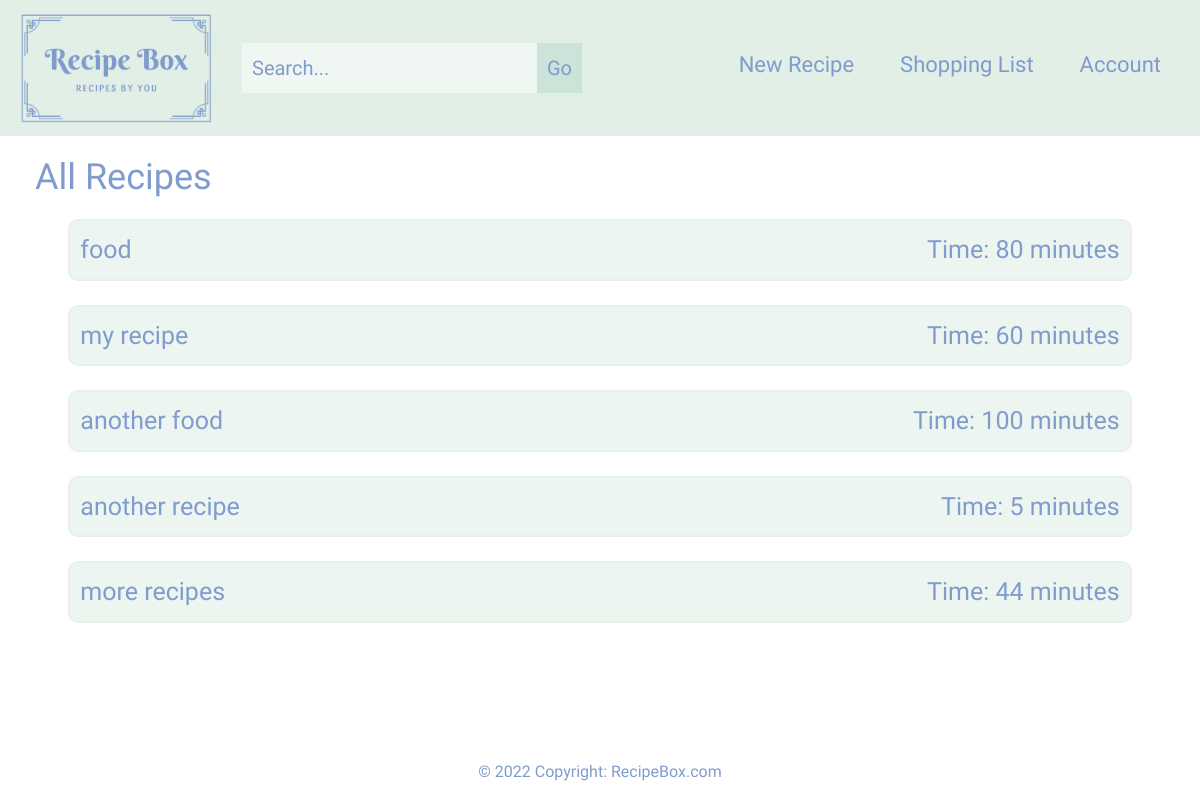
Before: /all_recipes/ (signed in) with the older database file.
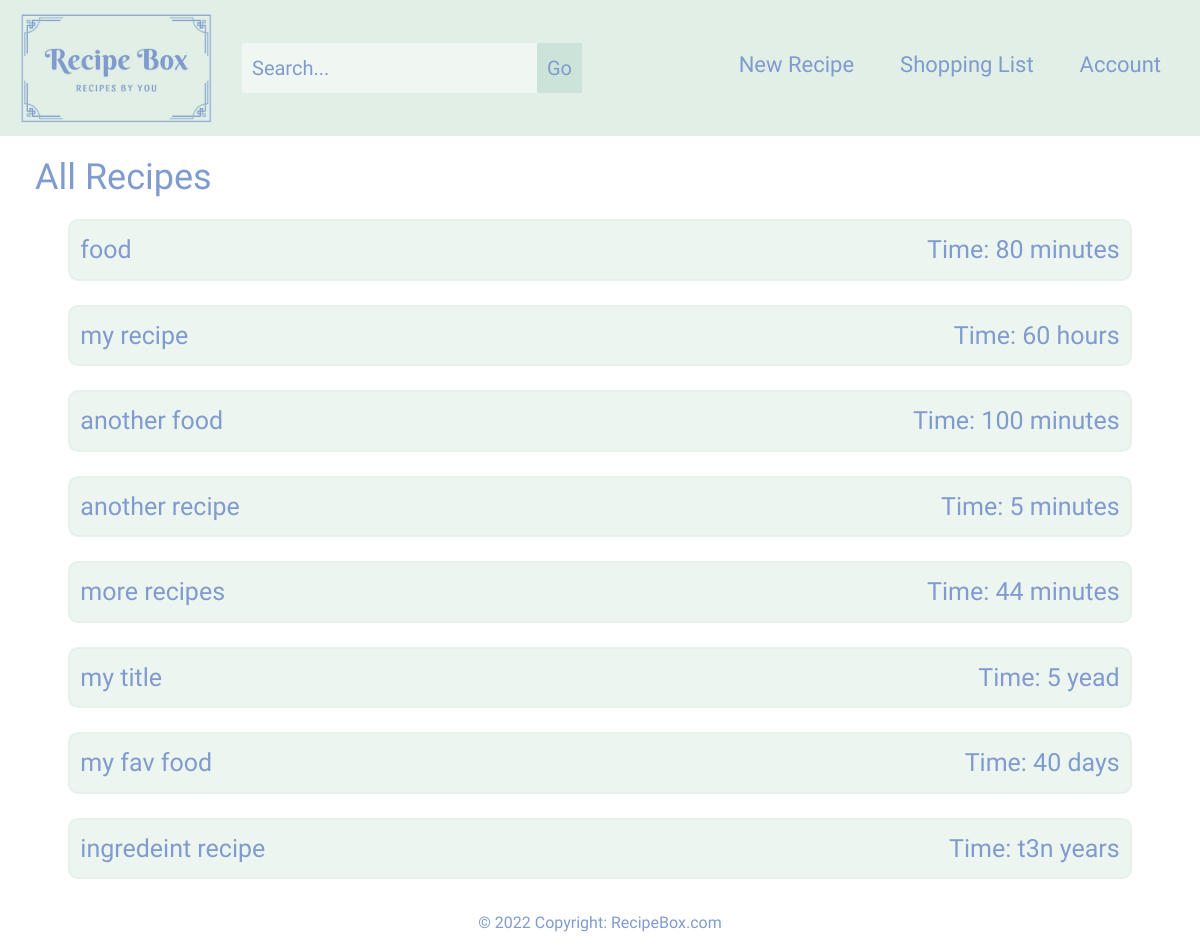
After: the same page with the newer database file.
### base/models.py (models this page shows, shortened)
class Recipe(models.Model):
    user = models.ForeignKey(settings.AUTH_USER_MODEL, on_delete=models.CASCADE)
    name = models.CharField(max_length = 150)
    slug = models.SlugField(unique=True, blank=True, null=True)
    time_to_make = models.CharField(max_length=25, default=0)
    time_unit = models.CharField(max_length=10, default='minutes')
    timestamp = models.DateTimeField(auto_now_add=True)
    updated = models.DateTimeField(auto_now=True)
    section = models.ManyToManyField(Section)
    pinned = models.BooleanField(default=False)
    class Meta:
        verbose_name = ('Recipe')
        verbose_name_plural = ('Recipes')
    def get_absolute_url(self):
        return reverse("individual_recipe", kwargs={"title": self.slug})

### base/views.py (the view)
# urls.py: path("all_recipes/", views.all_recipes, name="all_recipes"),
@login_required
def all_recipes(request):
    recipe_qs = Recipe.objects.filter(user=request.user)
    context = {
        "recipe_list": recipe_qs,
    }
    return render(request, "all_recipes.html", context)

### templates/all_recipes.html (shortened to what this page needs)
{% extends "base.html" %}
{% block page_content %}
<section id="all-recipes">
    <h2>All Recipes</h2>
    <div class="row all-recipes-row">
        {% for x in recipe_list %}
        <a class=" col-sm-11 all-sections col-link" href="{{ x.get_absolute_url }}">
            <p class="all-recipes-text">{{ x.name }}</p>
            <p class="all-recipes-text">Time: {{ x.time_to_make }} {{ x.time_unit }}</p>
        </a>
        {% endfor %}
    </div>
</section>
{% endblock %}

Changed rows visible on the page:
changed Recipe "my recipe": time_unit "minutes" → "hours"
added Recipe: name "my title", time_to_make "5", time_unit "yead"
added Recipe: name "my fav food", time_to_make "40", time_unit "days"
added Recipe: name "ingredeint recipe", time_to_make "t3n", time_unit "years"
